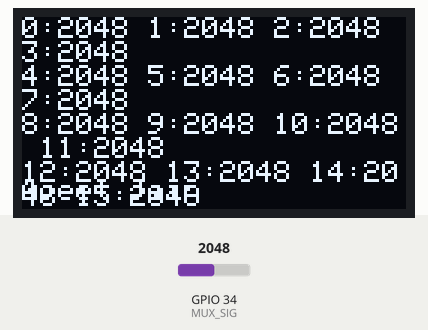
Bench run of a sketch on a simulated ESP32. Shown: 128×64 one-colour display. The test bench sets the inputs (shaded band); at power-on: GPIO 34 (MUX_SIG) = 2048. What the sketch prints to the serial monitor is not drawn.

Above: at 2.2 s.
2.3 s: GPIO 34 (MUX_SIG) set to 2866
At 3.0 s:
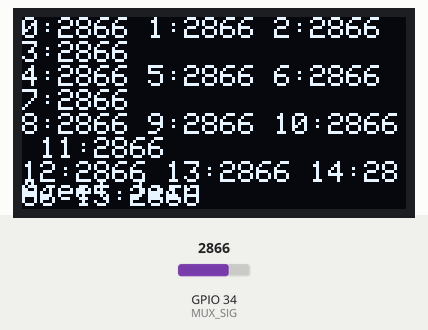
4.1 s: GPIO 34 (MUX_SIG) set to 3603
At 5.4 s:
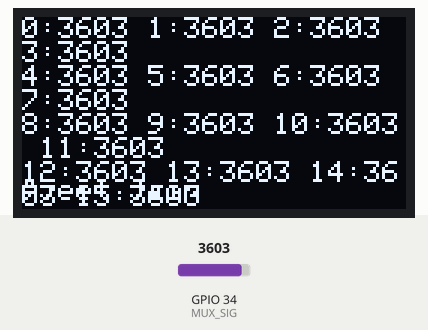
5.7 s: GPIO 34 (MUX_SIG) set to 4095
At 7.0 s:
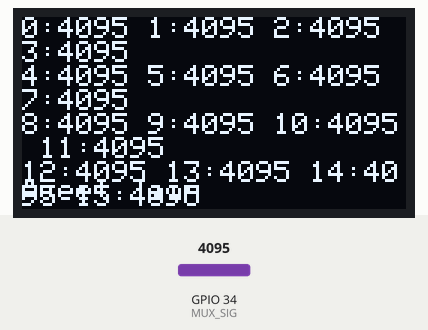
Timing chart, 0 to 8.7 s (numbered marks = the images above; inputs shaded):
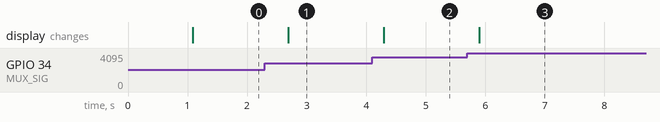

The sketch:

test_mux.ino
```cpp
// Created by Ajeet Jain
#include <Wire.h>
#include <Adafruit_GFX.h>
#include <Adafruit_SSD1306.h>
#define MUX_S0 18
#define MUX_S1 19
#define MUX_S2 17
#define MUX_S3 5
#define MUX_SIG 34
#define NUM_SENSORS 16
#define OLED_SDA 21
#define OLED_SCL 22
#define OLED_RST -1
#define OLED_ADDR 0x3C
Adafruit_SSD1306 display(128, 64, &Wire, OLED_RST);

void setup() {
  pinMode(MUX_S0, OUTPUT);
  pinMode(MUX_S1, OUTPUT);
  pinMode(MUX_S2, OUTPUT);
  pinMode(MUX_S3, OUTPUT);
  pinMode(MUX_SIG, INPUT);
  Serial.begin(115200);
  Wire.begin(OLED_SDA, OLED_SCL);
  display.begin(SSD1306_SWITCHCAPVCC, OLED_ADDR);
  display.setRotation(2);
  display.clearDisplay();
  display.setTextSize(1);
  display.setTextColor(SSD1306_WHITE);
  display.setCursor(0, 0);
  display.println("MUX TEST");
  display.display();
  delay(1000);
}

void showAjeetJain() {
  display.setTextSize(1);
  display.setCursor(0, 54);
  display.println("Ajeet Jain");
}

void loop() {
  display.clearDisplay();
  display.setCursor(0, 0);
  for (int i = 0; i < NUM_SENSORS; i++) {
    digitalWrite(MUX_S0, i & 0x01);
    digitalWrite(MUX_S1, (i >> 1) & 0x01);
    digitalWrite(MUX_S2, (i >> 2) & 0x01);
    digitalWrite(MUX_S3, (i >> 3) & 0x01);
    delayMicroseconds(5);
    int val = analogRead(MUX_SIG);
    Serial.print("CH"); Serial.print(i); Serial.print(": "); Serial.print(val); Serial.print("\t");
    display.print(i); display.print(":"); display.print(val); display.print(" ");
    if ((i+1)%4==0) display.println();
  }
  Serial.println();
  showAjeetJain();
  display.display();
  delay(500);
}
```

Measured:
- after the input at 2.3 s, the display: changes after 0.39 s (image 1)
- after the input at 4.1 s, the display: changes after 0.20 s (image 2)
- after the input at 5.7 s, the display: changes after 0.20 s (image 3)
